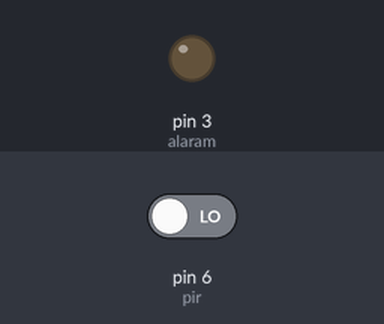
Bench run of a sketch on a simulated Arduino Uno, built with avr-gcc and run on an emulated ATmega328P. Parts: output pins drawn as LEDs (lit = HIGH). The inputs (shaded band) are chosen by the test bench; at power-on: pin 6 (pir) LOW.

Above: at 1.2 s.
1.3 s: pin 6 (pir) driven HIGH
At 2.2 s:
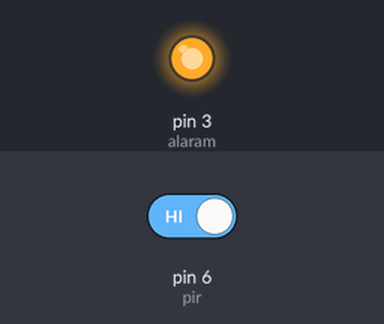
2.8 s: pin 6 (pir) driven LOW
At 3.3 s:
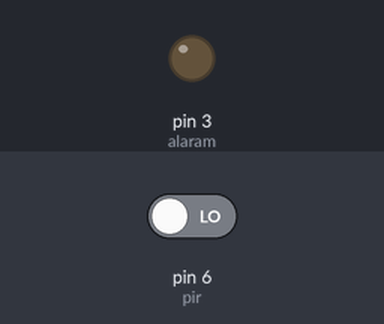
Timing chart, 0 to 5.8 s (numbered marks = the images above; inputs shaded):
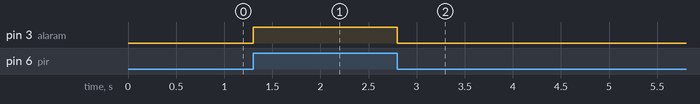

Measured:
- after the input at 1.3 s, pin 3 (alaram): LOW → HIGH at once
- after the input at 2.8 s, pin 3 (alaram): HIGH → LOW at once

The sketch:

sketch_jun16a.ino
```cpp
int pir = 6;
int alaram = 3;
int veri;

void setup() {
  pinMode(6,INPUT);
  pinMode(3,OUTPUT);
}

void loop() {
  veri=digitalRead(pir);
  if(veri == 1){
      digitalWrite(alaram,HIGH);
    }else{
        digitalWrite(alaram,LOW);
      }
}
```
